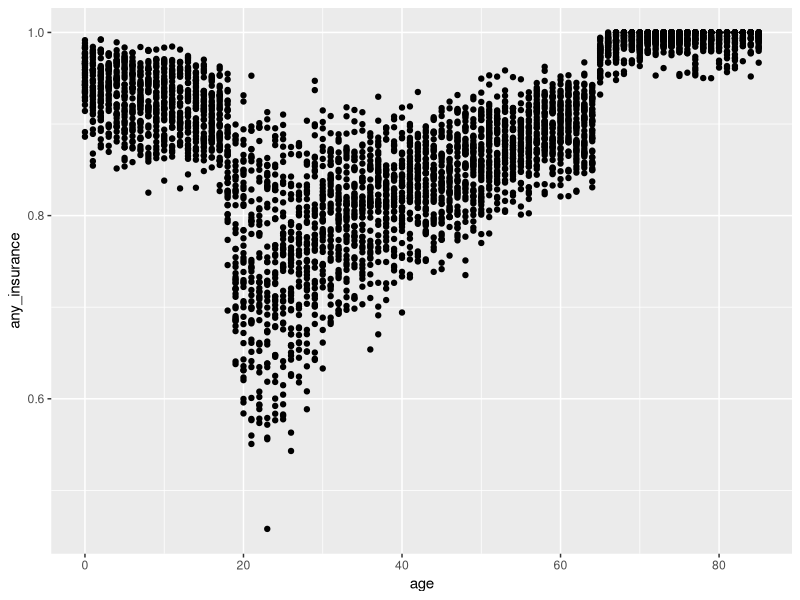
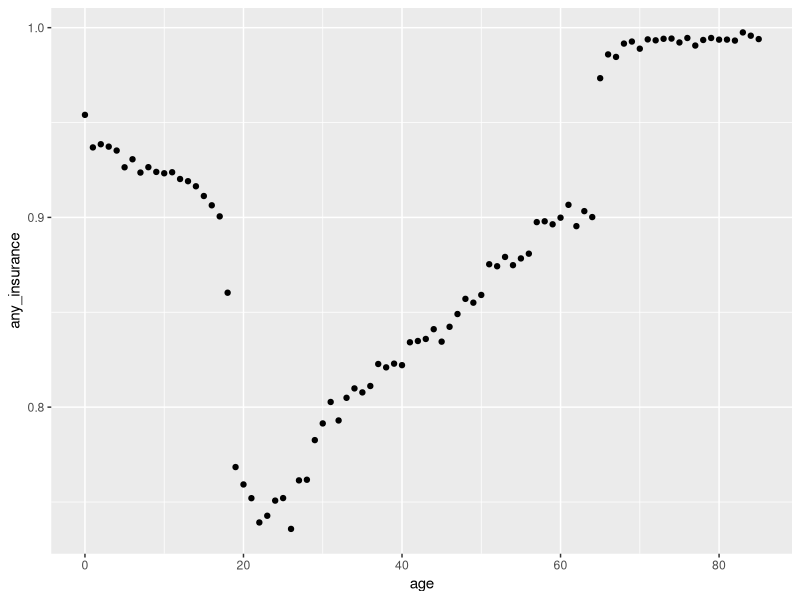
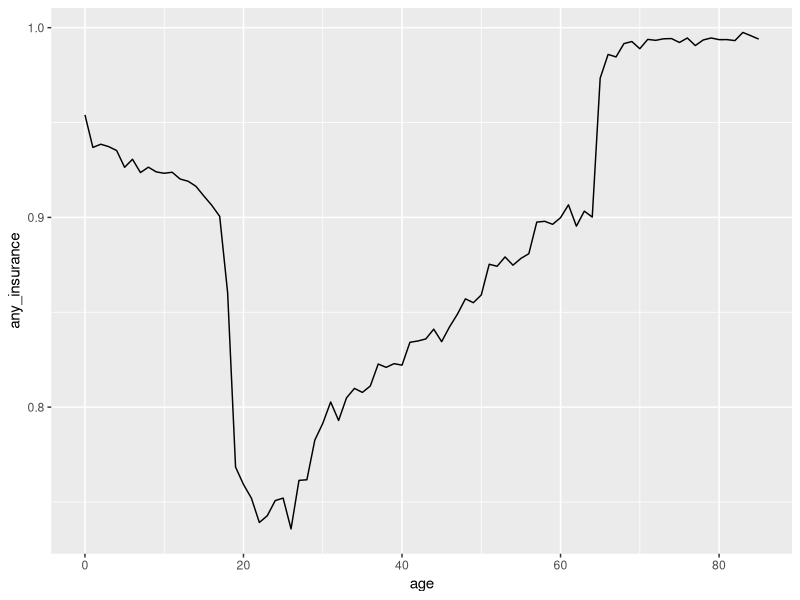
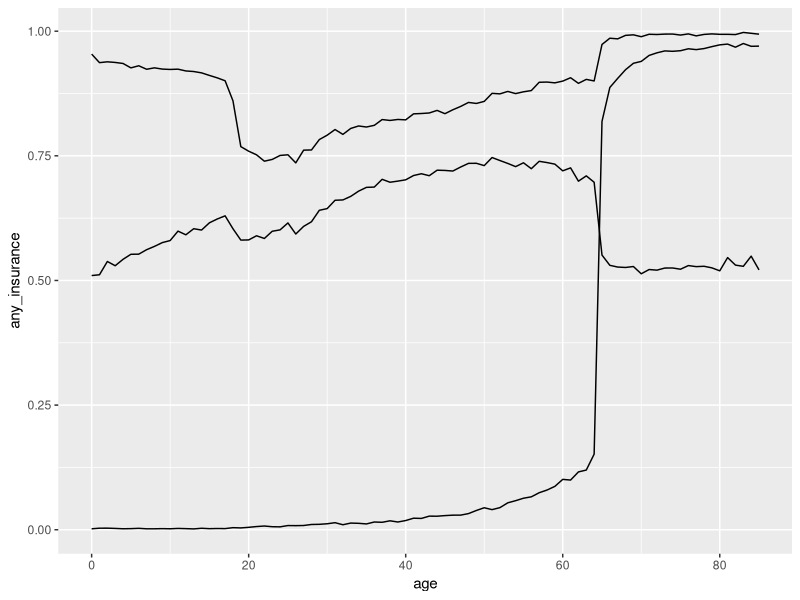
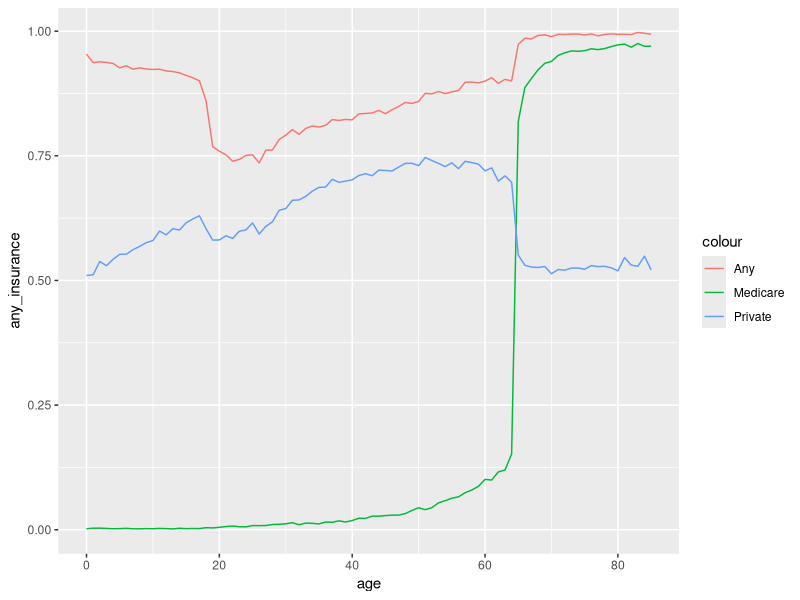
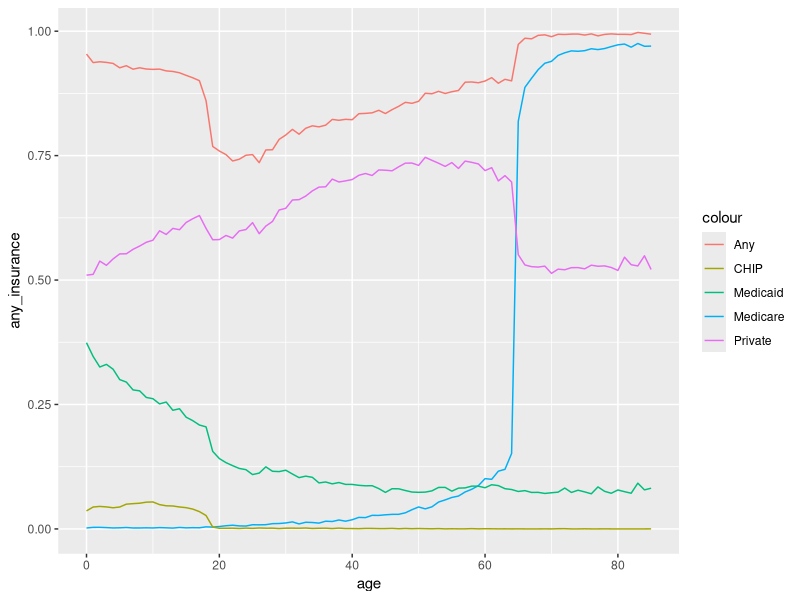
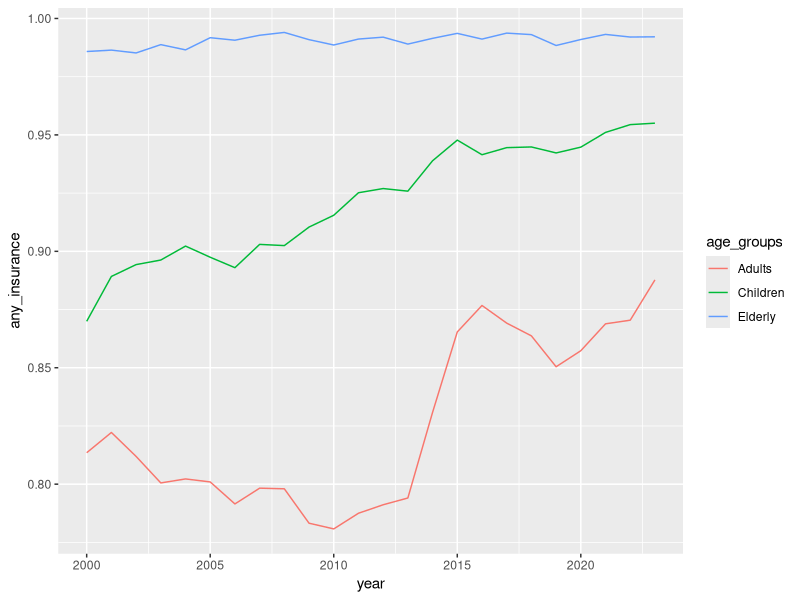
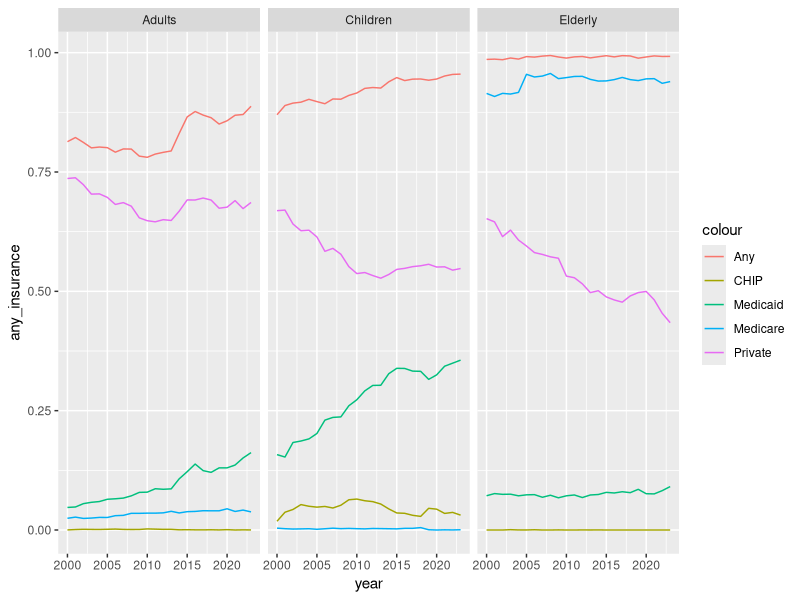

Source code (R) for these figures, in order:
## ---- chunk 1
#| echo: false
library(tidyverse)
data<-read_csv("nhis_working_data.csv")

## ---- chunk 2
#| echo: false
data|>ggplot(aes(x=age, y=any_insurance))+geom_point()
## ---- chunk 3
#| echo: false
data|>group_by(age)|>summarize(any_insurance=weighted.mean(any_insurance, pop))|>ggplot(aes(x=age, y=any_insurance))+geom_point()
## ---- chunk 4
#| echo: false
data|>group_by(age)|>summarize(any_insurance=weighted.mean(any_insurance, pop))|>ggplot(aes(x=age, y=any_insurance))+geom_line()
## ---- chunk 5
#| echo: false
data|>group_by(age)|>summarize(across(c(any_insurance,mcare_insurance,private_insurance), ~weighted.mean(., pop)))|>ggplot(aes(x=age))+geom_line(aes(y=any_insurance))+geom_line(aes(y=mcare_insurance))+geom_line(aes(y=private_insurance))
## ---- chunk 6
#| echo: false
data|>group_by(age)|>summarize(across(c(any_insurance,mcare_insurance,private_insurance), ~weighted.mean(., pop)))|>ggplot(aes(x=age))+geom_line(aes(y=any_insurance,color="Any"))+geom_line(aes(y=mcare_insurance, color="Medicare"))+geom_line(aes(y=private_insurance,color="Private"))
## ---- chunk 7
#| echo: false
data|>group_by(age)|>summarize(across(c(any_insurance,mcare_insurance,private_insurance,chip_insurance,mcaid_insurance), ~weighted.mean(., pop)))|>ggplot(aes(x=age))+geom_line(aes(y=any_insurance,color="Any"))+geom_line(aes(y=mcare_insurance, color="Medicare"))+geom_line(aes(y=private_insurance,color="Private"))+geom_line(aes(y=chip_insurance,color="CHIP"))+geom_line(aes(y=mcaid_insurance,color="Medicaid"))
## ---- chunk 8
#| echo: false
data<-data|>mutate(age_groups=case_when(age<=18~"Children",age<=64~"Adults",TRUE~"Elderly"))
data|>count(age_groups)
## ---- chunk 9
#| echo: false
data|>group_by(age_groups,year)|>summarize(across(c(any_insurance,mcare_insurance,private_insurance), ~weighted.mean(., pop)))|>ggplot(aes(x=year, color=age_groups))+geom_line(aes(y=any_insurance))
## ---- chunk 10
#| echo: false
data|>group_by(age_groups,year)|>summarize(across(c(any_insurance,mcare_insurance,private_insurance,chip_insurance,mcaid_insurance), ~weighted.mean(., pop)))|>ggplot(aes(x=year))+geom_line(aes(y=any_insurance,color="Any"))+geom_line(aes(y=mcare_insurance, color="Medicare"))+geom_line(aes(y=private_insurance,color="Private"))+geom_line(aes(y=chip_insurance,color="CHIP"))+geom_line(aes(y=mcaid_insurance,color="Medicaid"))+facet_wrap(~age_groups)
